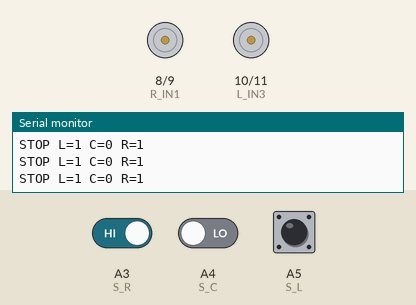
Recording of a sketch running on a simulated Arduino Uno, built with avr-gcc and run on an emulated ATmega328P. On the bench: motor-driver pin pairs drawn as motors (green arrow = first pin HIGH = forward, orange = second pin HIGH = backward, longer = more drive, scaled by the enable pin), the last lines printed to the serial monitor. Inputs (shaded band) come from the test bench; at power-on: A3 (S_R) HIGH, A5 (S_L) HIGH, A4 (S_C) LOW.

Above: at 1.2 s.
1.3 s: A3 (S_R) driven LOW
2.8 s: A5 (S_L) driven LOW
At 3.6 s:
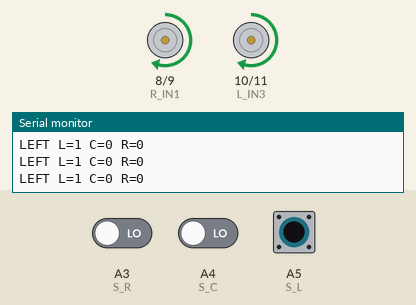
4.3 s: A3 (S_R) driven HIGH
At 5.4 s:
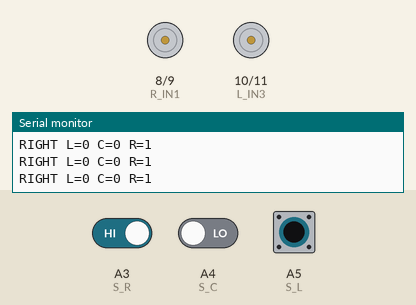
5.8 s: A5 (S_L) pulsed HIGH 2 times (0.12 s each, 0.3 s apart)
9.4 s: A5 (S_L) driven HIGH
10.9 s: A3 (S_R) driven LOW and A4 (S_C) driven HIGH
Timing chart, 0 to 13.9 s (numbered marks = the images above; inputs shaded):
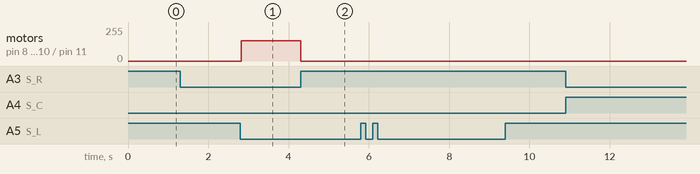

Measured:
- after the input at 2.8 s, motor on pin 8 (R_IN1) / pin 9 (R_IN2), motor on pin 10 (L_IN3) / pin 11 (L_IN4): stopped → forward 153/255 at once
- after the input at 4.3 s, motor on pin 8 (R_IN1) / pin 9 (R_IN2), motor on pin 10 (L_IN3) / pin 11 (L_IN4): forward 153/255 → stopped at once

The sketch:

__3_RC_Car_trace.ino
```cpp
\
/*
 * RC Line-Following Car
 * - Debug prints ONLY on STOP / LEFT / RIGHT (with sensor values L,C,R)
 */

// ---------------- Pins ----------------
const int R_EN  = 5;   // Right Enable (PWM)
const int L_EN  = 6;   // Left  Enable (PWM)
const int R_IN1 = 8;   // Right IN1
const int R_IN2 = 9;   // Right IN2
const int L_IN3 = 10;  // Left  IN3
const int L_IN4 = 11;  // Left  IN4

const int S_L = A5;    // Left  sensor (LOW on line)
const int S_C = A4;    // Center sensor (LOW on line)
const int S_R = A3;    // Right sensor (LOW on line)

// ---------------- Speeds ------------------
int L_SPD = 153;
int R_SPD = 153;

// Previous sensor states
int pL = HIGH, pC = HIGH, pR = HIGH;

// --------------- Motor helpers ----------------------------
void motorDrive(int in1, int in2, int en, bool fwd, int spd) {
  digitalWrite(in1, fwd ? HIGH : LOW);
  digitalWrite(in2, fwd ? LOW  : HIGH);
  analogWrite(en, constrain(spd, 0, 255));
}

void motorStop(int in1, int in2, int en) {
  digitalWrite(in1, LOW);
  digitalWrite(in2, LOW);
  analogWrite(en, 0);
}

void motors(bool rFwd, bool lFwd, int rSpd, int lSpd) {
  motorDrive(R_IN1, R_IN2, R_EN, rFwd, rSpd);
  motorDrive(L_IN3, L_IN4, L_EN, lFwd, lSpd);
}

// --------------- Motions ----------------------------------
void fwd()  { motors(true,  true,  R_SPD, L_SPD); }
void back() { motors(false, false, R_SPD, L_SPD); }

void left() {
  motorStop(L_IN3, L_IN4, L_EN);
  motorDrive(R_IN1, R_IN2, R_EN, true, R_SPD);
}

void right() {
  motorStop(R_IN1, R_IN2, R_EN);
  motorDrive(L_IN3, L_IN4, L_EN, true, L_SPD);
}

void halt() {
  motorStop(R_IN1, R_IN2, R_EN);
  motorStop(L_IN3, L_IN4, L_EN);
}

// --------------- Debug print helper -----------------------
void dbg(const char* tag, int L, int C, int R) {
  Serial.print(tag);
  Serial.print(" L="); Serial.print(L);
  Serial.print(" C="); Serial.print(C);
  Serial.print(" R="); Serial.println(R);
}

// ---------------- Setup -----------------------------------
void setup() {
  pinMode(R_EN, OUTPUT); pinMode(L_EN, OUTPUT);
  pinMode(R_IN1, OUTPUT); pinMode(R_IN2, OUTPUT);
  pinMode(L_IN3, OUTPUT); pinMode(L_IN4, OUTPUT);

  pinMode(S_L, INPUT); pinMode(S_C, INPUT); pinMode(S_R, INPUT);
  Serial.begin(9600);
  halt(); // ensure stop on boot
}

// ---------------- Loop ------------------------------------
void loop() {
  // LOW = line, HIGH = background
  int L = digitalRead(S_L);
  int C = digitalRead(S_C);
  int R = digitalRead(S_R);

  // Decision
  if (L == LOW && R == LOW) {         // 0 0 0, 0 1 0
    fwd();
  }
  else if (L == LOW && R == HIGH) {   // 0 0 1, 0 1 1
    right();
    dbg("RIGHT", L, C, R);
  }
  else if (L == HIGH && R == LOW) {   // 1 0 0, 1 1 0
    left();
    dbg("LEFT", L, C, R);
  }
  else if (L == HIGH && R == HIGH) {  // 1 1 1, 1 0 1
    halt();
    dbg("STOP", L, C, R);
  }

  // Save previous states
  pL = L; pC = C; pR = R;
}
```
